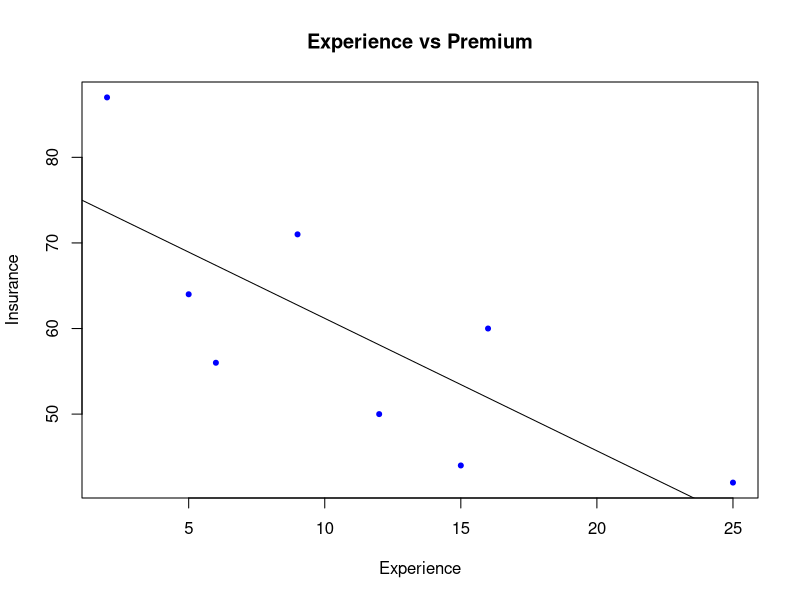
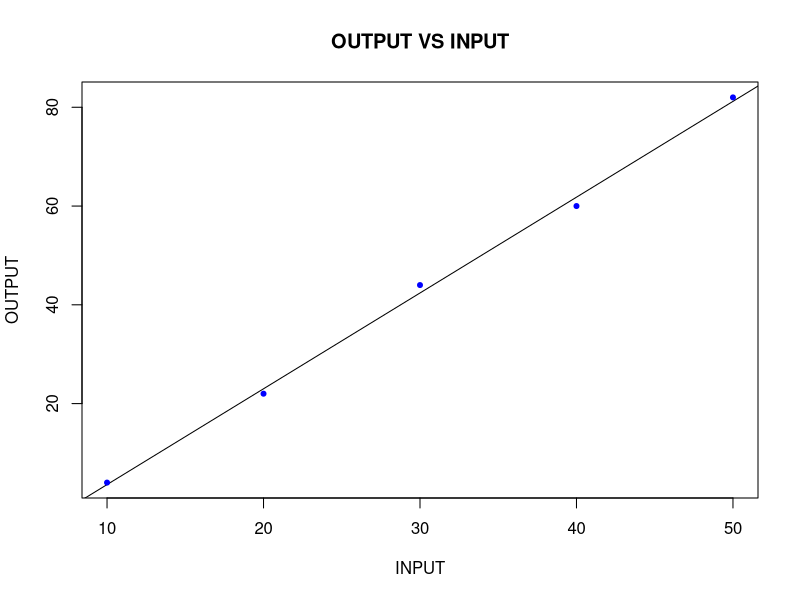
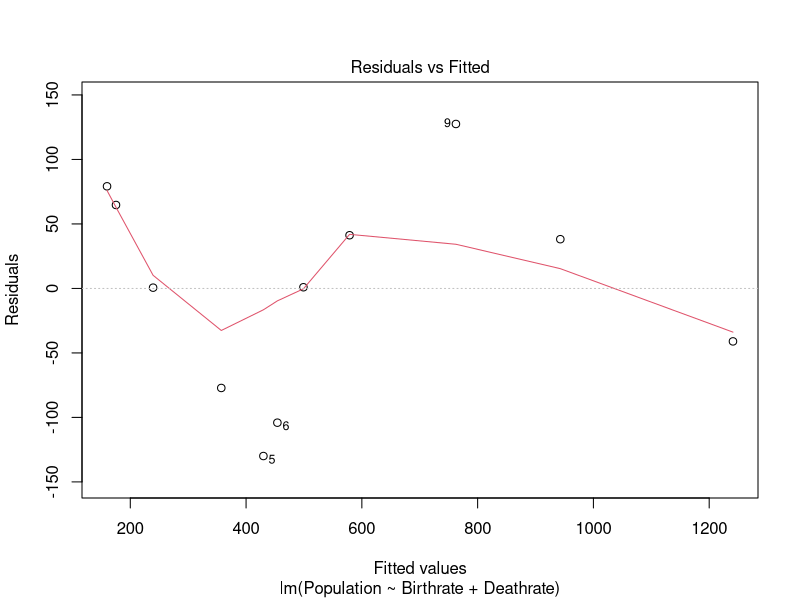
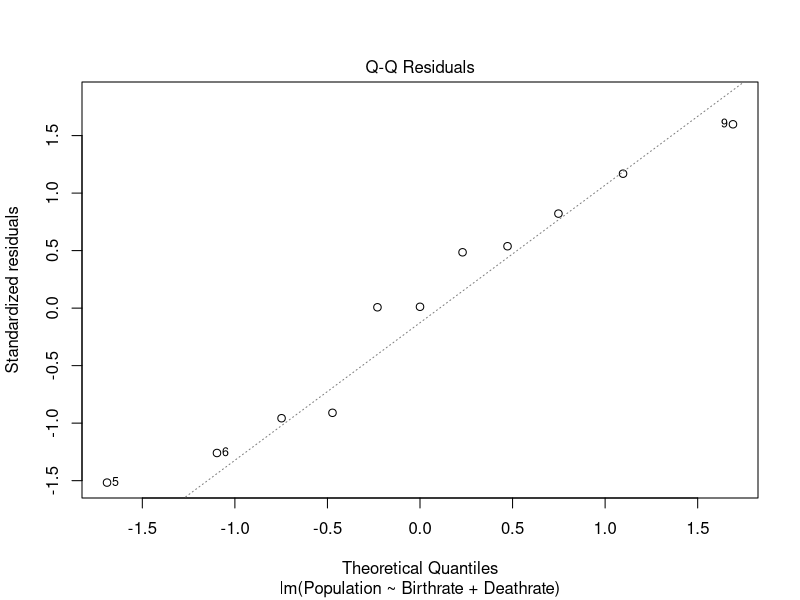
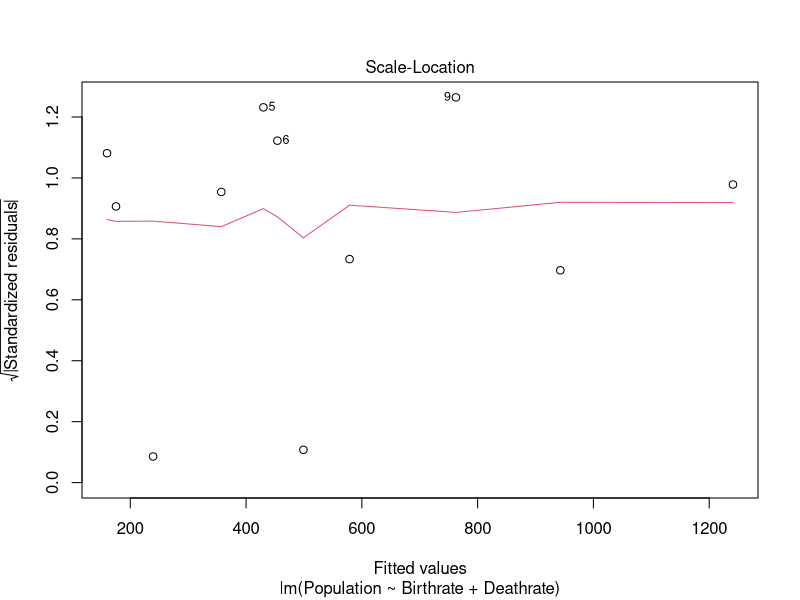
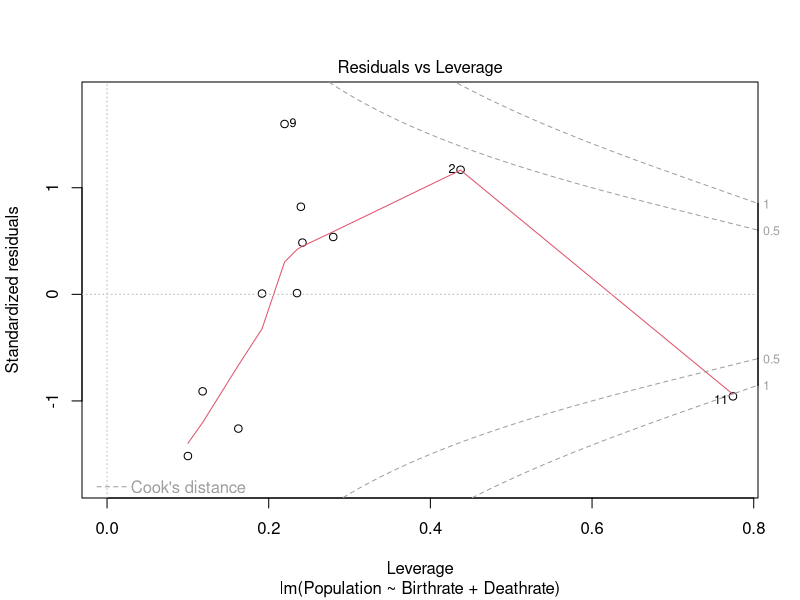
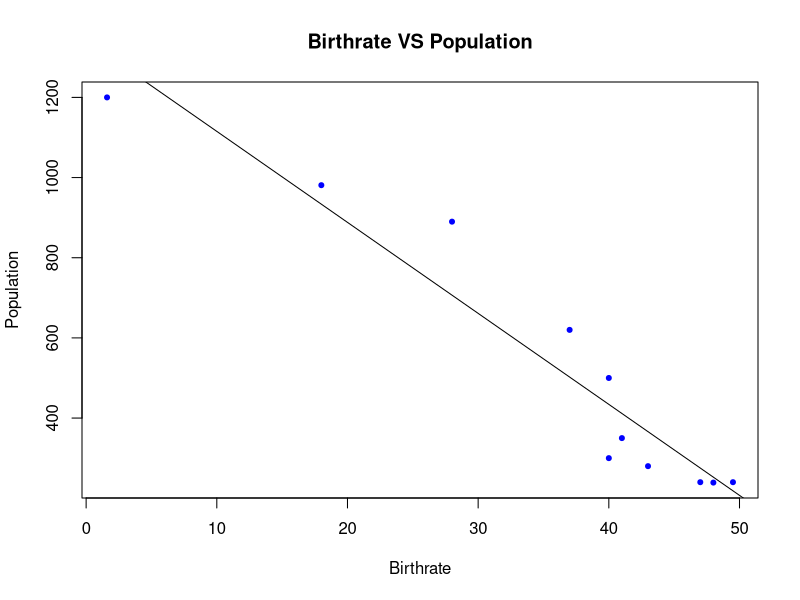
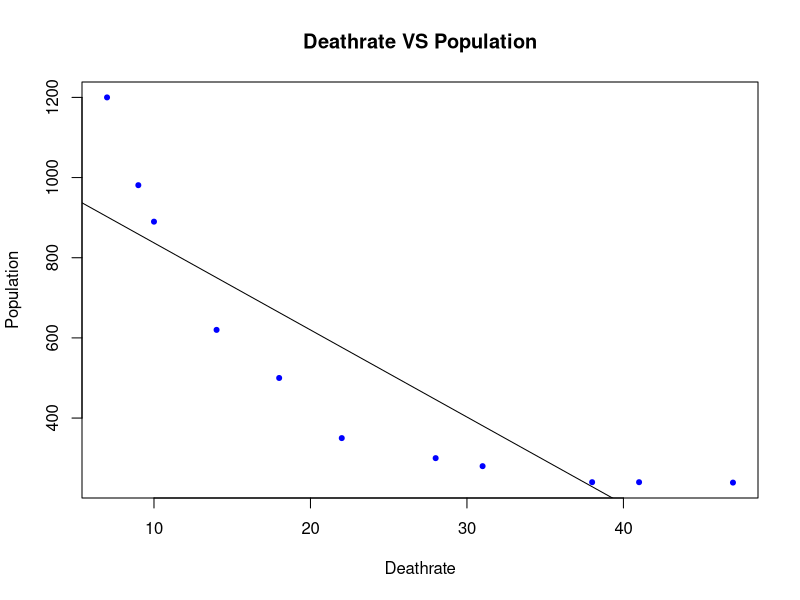

Reproduce these figures in R, in order.
## ---- chunk 1
de<-c(5,2,12,9,15,6,25,16)
ip<-c(64,87,50,71,44,56,42,60)
emp.data<-data.frame(driving_experience=de,insurance_premium=ip)
emp.data
model<-lm(insurance_premium~driving_experience,emp.data)  
model
a=coef(model)[1]
b=coef(model)[2]
print(a)
print(b)
summary(model)
plot(de,ip,col='blue',main="Experience vs Premium",abline(model),pch=20,xlab="Experience",ylab="Insurance")

## ---- chunk 2
x<-c(10,20,30,40,50)
y<-c(4,22,44,60,82)


emp.data<-data.frame(x,y)
emp.data
model<-lm(y~x,emp.data)  
model
a=coef(model)[1]
b=coef(model)[2]
print(a)
print(b)
summary(model)
plot(x,y,col='blue',main="OUTPUT VS INPUT",abline(model),pch=20,xlab="INPUT",ylab="OUTPUT")
## ---- chunk 3
Birthrate<-c(49.5,48.0,47.0,43.0,40.0,41,40,37.0,28.0,18.0,1.6)
Deathrate<-c(41,47,38,31,28,22,18,14,10,9,7)
Population<-c(240,239,240,280,300,350,500,620,890,981,1200)
emp.data<-data.frame(Birthrate,Deathrate,Population)
emp.data
model1<-lm(Population~Birthrate+Deathrate,emp.data)
model2<-lm(Population~Birthrate,emp.data)
model3<-lm(Population~Deathrate,emp.data)
summary(model1)
summary(model2)
summary(model3)
plot(model1)
plot(Birthrate,Population,col='blue',main="Birthrate VS Population",abline(model2),pch=20,xlab="Birthrate",ylab="Population")
plot(Deathrate,Population,col='blue',main="Deathrate VS Population",abline(model3),pch=20,xlab="Deathrate",ylab="Population")
## ---- chunk 4
mtcars$am<-as.factor(mtcars$am)
mtcars
levels(mtcars$am)<-c("Automatic","Manual")
head(mtcars)
mtcars
## ---- chunk 5
plot(cars)
